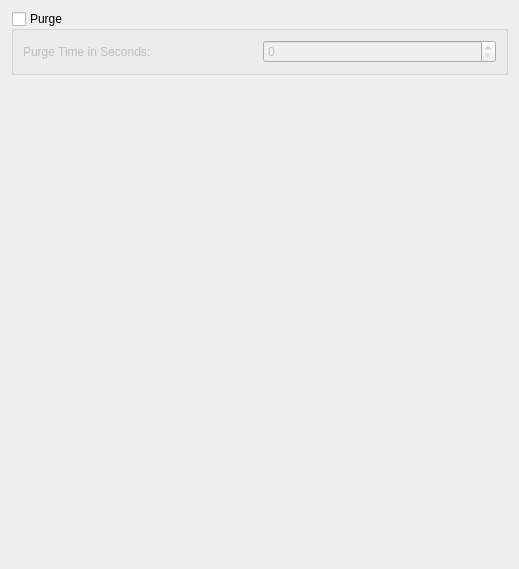
<?xml version="1.0" encoding="UTF-8"?>
<ui version="4.0">
 <class>CyberEngagementBrowserPrefWidget</class>
 <widget class="QWidget" name="CyberEngagementBrowserPrefWidget">
  <property name="geometry">
   <rect>
    <x>0</x>
    <y>0</y>
    <width>519</width>
    <height>569</height>
   </rect>
  </property>
  <property name="windowTitle">
   <string>赛博战</string>
  </property>
  <layout class="QVBoxLayout" name="verticalLayout">
   <item>
    <widget class="QGroupBox" name="mPurgeGroupBox">
     <property name="title">
      <string>Purge</string>
     </property>
     <property name="checkable">
      <bool>true</bool>
     </property>
     <property name="checked">
      <bool>false</bool>
     </property>
     <layout class="QVBoxLayout" name="verticalLayout_2">
      <item>
       <layout class="QHBoxLayout" name="horizontalLayout">
        <item>
         <widget class="QLabel" name="label">
          <property name="text">
           <string>Purge Time in Seconds:</string>
          </property>
         </widget>
        </item>
        <item>
         <widget class="QSpinBox" name="mPurgeTimeSpinbox"/>
        </item>
       </layout>
      </item>
     </layout>
    </widget>
   </item>
   <item>
    <spacer name="verticalSpacer">
     <property name="orientation">
      <enum>Qt::Vertical</enum>
     </property>
     <property name="sizeHint" stdset="0">
      <size>
       <width>20</width>
       <height>487</height>
      </size>
     </property>
    </spacer>
   </item>
  </layout>
 </widget>
 <resources/>
 <connections/>
</ui>
